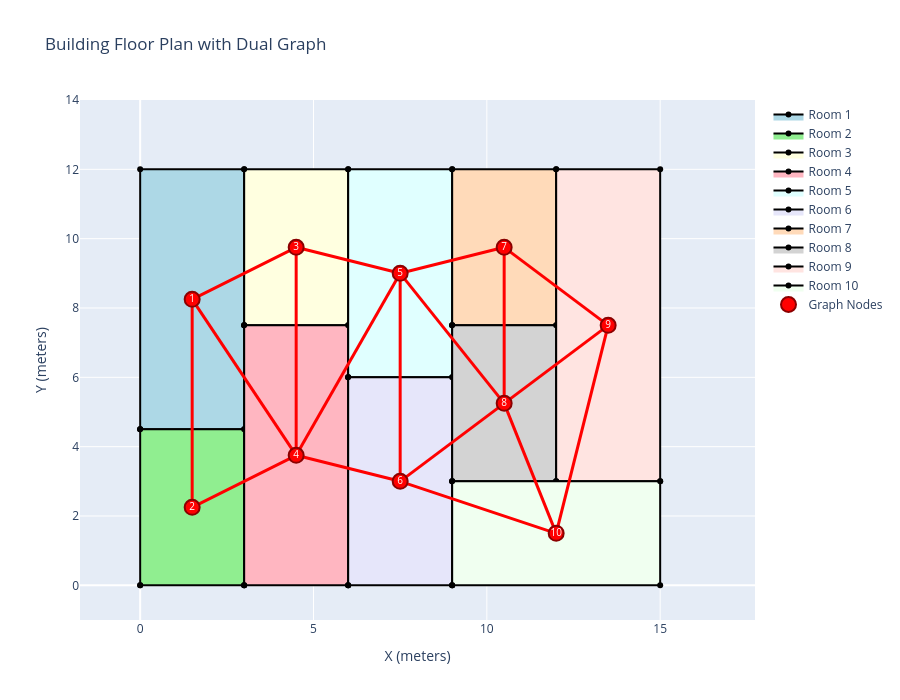

Notebook code for this chart:
### Markdown cell above
## Visualize the Building and Graph

### Code cell
def visualize_building_and_graph(cellcomplex, graph, room_names):
    """
    Create a 2D visualization of the building floor plan with the dual graph overlay.
    """
    fig = go.Figure()
    
    cells = cellcomplex.Cells()
    colors = ['lightblue', 'lightgreen', 'lightyellow', 'lightpink', 'lightcyan',
              'lavender', 'peachpuff', 'lightgray', 'mistyrose', 'honeydew']
    
    # Draw rooms (bottom faces)
    for i, cell in enumerate(cells):
        faces = cell.Faces()
        for face in faces:
            vertices = face.Vertices()
            coords = [v.Coordinates() for v in vertices]
            z_coords = [c[2] for c in coords]
            # Find bottom face (z = 0)
            if all(abs(z) < 0.01 for z in z_coords):
                x = [c[0] for c in coords] + [coords[0][0]]
                y = [c[1] for c in coords] + [coords[0][1]]
                
                fig.add_trace(go.Scatter(
                    x=x, y=y,
                    fill='toself',
                    fillcolor=colors[i % len(colors)],
                    line=dict(color='black', width=2),
                    name=room_names[i],
                    hoverinfo='name',
                    showlegend=True
                ))
                break
    
    # Draw graph edges
    graph_edges = graph.Edges()
    for edge in graph_edges:
        verts = edge.Vertices()
        if len(verts) == 2:
            p1 = verts[0].Coordinates()
            p2 = verts[1].Coordinates()
            fig.add_trace(go.Scatter(
                x=[p1[0], p2[0]],
                y=[p1[1], p2[1]],
                mode='lines',
                line=dict(color='red', width=3),
                showlegend=False,
                hoverinfo='skip'
            ))
    
    # Draw graph vertices
    graph_vertices = graph.Vertices()
    x = [v.Coordinates()[0] for v in graph_vertices]
    y = [v.Coordinates()[1] for v in graph_vertices]
    
    fig.add_trace(go.Scatter(
        x=x, y=y,
        mode='markers+text',
        marker=dict(size=15, color='red', line=dict(color='darkred', width=2)),
        text=[str(i+1) for i in range(len(graph_vertices))],
        textposition='middle center',
        textfont=dict(size=10, color='white'),
        hovertext=room_names,
        hoverinfo='text',
        name='Graph Nodes',
        showlegend=True
    ))
    
    fig.update_layout(
        title='Building Floor Plan with Dual Graph',
        xaxis=dict(title='X (meters)', scaleanchor='y', scaleratio=1, range=[-1, 17]),
        yaxis=dict(title='Y (meters)', range=[-1, 14]),
        width=900,
        height=700,
        showlegend=True,
        legend=dict(x=1.02, y=1)
    )
    
    return fig

fig = visualize_building_and_graph(building, graph, room_names)
fig.show()

### Figure 1 — Plotly figure (JSON) as saved in the notebook; plotly's stock layout.template omitted (floating-point values rounded to 4 significant figures)
{"data": [{"fill": "toself", "fillcolor": "lightblue", "hoverinfo": "name", "line": {"color": "black", "width": 2}, "name": "Room 1", "showlegend": true, "type": "scatter", "x": [0, 0, 3, 3, 0], "y": [4.5, 12, 12, 4.5, 4.5]}, {"fill": "toself", "fillcolor": "lightgreen", "hoverinfo": "name", "line": {"color": "black", "width": 2}, "name": "Room 2", "showlegend": true, "type": "scatter", "x": [0, 0, 3, 3, 0], "y": [0, 4.5, 4.5, 0, 0]}, {"fill": "toself", "fillcolor": "lightyellow", "hoverinfo": "name", "line": {"color": "black", "width": 2}, "name": "Room 3", "showlegend": true, "type": "scatter", "x": [3, 3, 6, 6, 3], "y": [7.5, 12, 12, 7.5, 7.5]}, {"fill": "toself", "fillcolor": "lightpink", "hoverinfo": "name", "line": {"color": "black", "width": 2}, "name": "Room 4", "showlegend": true, "type": "scatter", "x": [3, 3, 6, 6, 3], "y": [0, 7.5, 7.5, 0, 0]}, {"fill": "toself", "fillcolor": "lightcyan", "hoverinfo": "name", "line": {"color": "black", "width": 2}, "name": "Room 5", "showlegend": true, "type": "scatter", "x": [6, 6, 9, 9, 6], "y": [6, 12, 12, 6, 6]}, {"fill": "toself", "fillcolor": "lavender", "hoverinfo": "name", "line": {"color": "black", "width": 2}, "name": "Room 6", "showlegend": true, "type": "scatter", "x": [6, 6, 9, 9, 6], "y": [0, 6, 6, 0, 0]}, {"fill": "toself", "fillcolor": "peachpuff", "hoverinfo": "name", "line": {"color": "black", "width": 2}, "name": "Room 7", "showlegend": true, "type": "scatter", "x": [9, 9, 12, 12, 9], "y": [7.5, 12, 12, 7.5, 7.5]}, {"fill": "toself", "fillcolor": "lightgray", "hoverinfo": "name", "line": {"color": "black", "width": 2}, "name": "Room 8", "showlegend": true, "type": "scatter", "x": [9, 9, 12, 12, 9], "y": [3, 7.5, 7.5, 3, 3]}, {"fill": "toself", "fillcolor": "mistyrose", "hoverinfo": "name", "line": {"color": "black", "width": 2}, "name": "Room 9", "showlegend": true, "type": "scatter", "x": [12, 12, 15, 15, 12], "y": [3, 12, 12, 3, 3]}, {"fill": "toself", "fillcolor": "honeydew", "hoverinfo": "name", "line": {"color": "black", "width": 2}, "name": "Room 10", "showlegend": true, "type": "scatter", "x": [9, 9, 15, 15, 9], "y": [0, 3, 3, 0, 0]}, {"hoverinfo": "skip", "line": {"color": "red", "width": 3}, "mode": "lines", "showlegend": false, "type": "scatter", "x": [1.5, 1.5], "y": [8.25, 2.25]}, {"hoverinfo": "skip", "line": {"color": "red", "width": 3}, "mode": "lines", "showlegend": false, "type": "scatter", "x": [1.5, 4.5], "y": [8.25, 9.75]}, {"hoverinfo": "skip", "line": {"color": "red", "width": 3}, "mode": "lines", "showlegend": false, "type": "scatter", "x": [1.5, 4.5], "y": [8.25, 3.75]}, {"hoverinfo": "skip", "line": {"color": "red", "width": 3}, "mode": "lines", "showlegend": false, "type": "scatter", "x": [1.5, 4.5], "y": [2.25, 3.75]}, {"hoverinfo": "skip", "line": {"color": "red", "width": 3}, "mode": "lines", "showlegend": false, "type": "scatter", "x": [4.5, 4.5], "y": [9.75, 3.75]}, {"hoverinfo": "skip", "line": {"color": "red", "width": 3}, "mode": "lines", "showlegend": false, "type": "scatter", "x": [4.5, 7.5], "y": [9.75, 9]}, {"hoverinfo": "skip", "line": {"color": "red", "width": 3}, "mode": "lines", "showlegend": false, "type": "scatter", "x": [4.5, 7.5], "y": [3.75, 9]}, {"hoverinfo": "skip", "line": {"color": "red", "width": 3}, "mode": "lines", "showlegend": false, "type": "scatter", "x": [4.5, 7.5], "y": [3.75, 3]}, {"hoverinfo": "skip", "line": {"color": "red", "width": 3}, "mode": "lines", "showlegend": false, "type": "scatter", "x": [7.5, 7.5], "y": [9, 3]}, {"hoverinfo": "skip", "line": {"color": "red", "width": 3}, "mode": "lines", "showlegend": false, "type": "scatter", "x": [7.5, 10.5], "y": [9, 9.75]}, {"hoverinfo": "skip", "line": {"color": "red", "width": 3}, "mode": "lines", "showlegend": false, "type": "scatter", "x": [7.5, 10.5], "y": [9, 5.25]}, {"hoverinfo": "skip", "line": {"color": "red", "width": 3}, "mode": "lines", "showlegend": false, "type": "scatter", "x": [7.5, 10.5], "y": [3, 5.25]}, {"hoverinfo": "skip", "line": {"color": "red", "width": 3}, "mode": "lines", "showlegend": false, "type": "scatter", "x": [7.5, 12], "y": [3, 1.5]}, {"hoverinfo": "skip", "line": {"color": "red", "width": 3}, "mode": "lines", "showlegend": false, "type": "scatter", "x": [10.5, 10.5], "y": [9.75, 5.25]}, {"hoverinfo": "skip", "line": {"color": "red", "width": 3}, "mode": "lines", "showlegend": false, "type": "scatter", "x": [10.5, 13.5], "y": [9.75, 7.5]}, {"hoverinfo": "skip", "line": {"color": "red", "width": 3}, "mode": "lines", "showlegend": false, "type": "scatter", "x": [10.5, 13.5], "y": [5.25, 7.5]}, {"hoverinfo": "skip", "line": {"color": "red", "width": 3}, "mode": "lines", "showlegend": false, "type": "scatter", "x": [10.5, 12], "y": [5.25, 1.5]}, {"hoverinfo": "skip", "line": {"color": "red", "width": 3}, "mode": "lines", "showlegend": false, "type": "scatter", "x": [13.5, 12], "y": [7.5, 1.5]}, {"hoverinfo": "text", "hovertext": ["Room 1", "Room 2", "Room 3", "Room 4", "Room 5", "Room 6", "Room 7", "Room 8", "Room 9", "Room 10"], "marker": {"color": "red", "line": {"color": "darkred", "width": 2}, "size": 15}, "mode": "markers+text", "name": "Graph Nodes", "showlegend": true, "text": ["1", "2", "3", "4", "5", "6", "7", "8", "9", "10"], "textfont": {"color": "white", "size": 10}, "textposition": "middle center", "type": "scatter", "x": [1.5, 1.5, 4.5, 4.5, 7.5, 7.5, 10.5, 10.5, 13.5, 12], "y": [8.25, 2.25, 9.75, 3.75, 9, 3, 9.75, 5.25, 7.5, 1.5]}], "layout": {"height": 700, "legend": {"x": 1.02, "y": 1}, "showlegend": true, "title": {"text": "Building Floor Plan with Dual Graph"}, "width": 900, "xaxis": {"range": [-1, 17], "scaleanchor": "y", "scaleratio": 1, "title": {"text": "X (meters)"}}, "yaxis": {"range": [-1, 14], "title": {"text": "Y (meters)"}}}}
